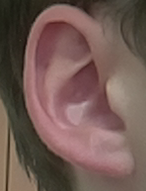
#> input picture auth_data_example/unknown-auth/unknown003.png, 146 x 191 px, given in place of the camera
$ python acquire_ear_dataset.py
#> lines starting #> are read from the running program, lines starting #| are printed output that depends on the picture
import cv2
import os
from os.path import join, dirname, exists
import time

#########################################################################
# SET PARAMETERS
#########################################################################

# set amount of pictures and pictures per step setting
PICTURES  = 80
STEP = 20

STANDARD_DIR = '../../ear_dataset'
GREEN = (0,255,0)


# additional space around the ear to be captured
# 0.1 is tightly around, 0.2 more generous
SCALING_H = 0.05
SCALING_W = 0.2

#########################################################################


#########################################################################
# [INITIAL PROCEDURE OF HEAD TURNING]
#         Initializing ear capture. Turn your head left. Your right ear should then be facing the camera.
#         Look into the camera and slowly turn your head 45 degrees to the left
#         Now look up, keeping the right ear towards the camera.
#         Now look down, keeping the right ear towards the camera.
#########################################################################
# assert PICTURES/10 <= (len(user_instructions))


"""
    These functions can be used to set the camera to a certain resolution.
    The object is expected to be a cv2.VideoCapture() type.
"""
def make_720(object):
    object.set(cv2.CAP_PROP_FRAME_WIDTH, 1280)
    object.set(cv2.CAP_PROP_FRAME_HEIGHT, 720)
def make_540(object):
    object.set(cv2.CAP_PROP_FRAME_WIDTH, 960)
    object.set(cv2.CAP_PROP_FRAME_HEIGHT, 540)
def make_480(object):
    object.set(cv2.CAP_PROP_FRAME_WIDTH, 640)
    object.set(cv2.CAP_PROP_FRAME_HEIGHT, 480)
def make_240(object):
    object.set(cv2.CAP_PROP_FRAME_WIDTH, 320)
    object.set(cv2.CAP_PROP_FRAME_HEIGHT, 240)


""" This function can be used to scale a frame by a certain percentage.

    Args:
        frame: The frame/image
        percent: Percentual Resizing
    Returns:
        The resized frame
"""
def rescale_frame(frame, percent=75):
    width = int(frame.shape[1] * percent/ 100)
    height = int(frame.shape[0] * percent/ 100)
    dim = (width, height)
    return cv2.resize(frame, dim, interpolation = cv2.INTER_AREA)


""" Main function for the detection and saving the ear images,
    If is_authentification is true, the function is used for creating new embeddings which are based on just one image.
    The created files are deleted by the script that is calling this function.

    Args:
        amount_pic: total amount of images
        pic_per_stage: amount of images per position
        is_authentification: boolean if function is used for authentification
"""
def capture_ear_images(amount_pic=PICTURES, pic_per_stage=STEP, is_authentification=False):
    # Dataset directory changes if pictures are for temporal existence
#> called with amount_pic = 80, pic_per_stage = 20, is_authentification = False
    DATASET_DIR = (STANDARD_DIR, '../../auth_dataset')[is_authentification]

    print(  "\n [INFO]\n",
        "------------------------------\n",
        "------------------------------\n",
        "In this process {amount:} pictures will be taken. Throughout the process, the ear should be in different positions.\n".format(amount=PICTURES),
        "Per position the detector will take {step:} continuous shots and will then wait for user interaction to initiate the next position.\n".format(step=STEP),
        "------------------------------\n",
        "------------------------------\n",
        "The detected ear bounding box will have a larger height by {height:.2%} and a larger width by {width:.2%}.\n".format(height=2*SCALING_H, width=2*SCALING_W),
        "------------------------------\n",
        "------------------------------\n",
        "The images will be saved in a folder in the directory '{dir:}'.\n".format(dir=DATASET_DIR),
        "------------------------------\n",
        "------------------------------"
        )

    cap = cv2.VideoCapture(0)
    time.sleep(3.0)
    # open window dimensions
    make_720(cap)

    ear_detector = cv2.CascadeClassifier('../../cascades/haarcascade_mcs_rightear.xml')

    # Set correct folder path and person's name
    if is_authentification:
        '''
          The ear will be saved temporatily as unknown in a folder unknown-auth
          as it is used for verification only. (Function call with is_authentification=true)
          This directory will later be deleted by code in the CALLING script.
        '''
        ear_name = 'unknown'
        appendix = '-auth'
    else:
        '''
            The else-case is for the normal dataset acquiry. A proper name input over the terminal
            is requested.
        '''
        # For each person, enter a new identification name
        print("The format of names should be consistent. (e.g. 'firstname_lastname' only using first three letters of the last name. --> 'max_mus'")
        ear_name = input('\n Enter name end press <return> :\t')
        appendix = ''


    if not exists(DATASET_DIR):
        os.mkdir(DATASET_DIR)

    usr_dir = join(DATASET_DIR, ear_name + appendix)
    if not exists(usr_dir):
        os.mkdir(usr_dir)

    print('Directories created! Start movement to expose the ear.')

    # Initialize individual sampling ear count
    count = 0

    while True:
        # receive image
        ret, frame = cap.read()
#> frame is the input picture: shape (191, 146, 3); mean B, G, R 84.4, 90.9, 115
        # flip video frame horizontally to show it "mirror-like"
        frame = cv2.flip(frame, 1)
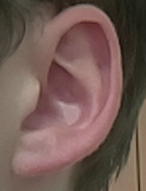
#> frame: shape (191, 146, 3); mean B, G, R 84.4, 90.9, 115
        grey = cv2.cvtColor(frame, cv2.COLOR_BGR2GRAY)
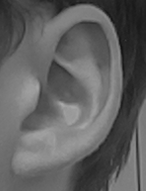
#> grey: shape (191, 146); min 15, max 169, mean 97.3
        rects = ear_detector.detectMultiScale(grey, 1.1, 5)
#> rects = [[23, 10, 99, 164]]

        for (x,y,w,h) in rects:
            # bounding box will be bigger by increasing the scaling
            left = x - int(w * SCALING_W)
            top = y - int(h * SCALING_H)
            right = x + int(w * (1+SCALING_W))
            bottom = y + int(h * (1+SCALING_H))
            cv2.rectangle(frame, (left, top), (right, bottom), color=GREEN, thickness=1)
            count += 1

            cv2.imshow('Frame', frame)

            frame = frame[top+1:bottom, left+1:right] # +1 eliminates rectangle artifacts
            # Re-flip image to original
            frame = cv2.flip(frame, 1)
            # Save the captured image into the datasets folder
            cv2.imwrite(join(usr_dir, (ear_name + "{0:0=3d}".format(count) + ".png")), frame)

            # display after defined set of steps
            if (count%pic_per_stage) == 0 and count != amount_pic:
                print("\n [INFO] Next step commencing... \n")
                print(count)
                input("Reposition your head and press <return> to continue.")
#> this loop made 1 pass
#> (x, y, w, h, left, top, right, bottom) on pass 1: (23, 10, 99, 164, 4, 2, 141, 182)
#> pass 1, in capture_ear_images, `cv2.imshow('Frame', frame)`:
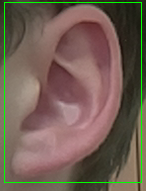
#> window 'Frame': shape (191, 146, 3); mean B, G, R 82.9, 94.9, 113
#> pass 1, in capture_ear_images, `frame = frame[top+1:bottom, left+1:right]`:
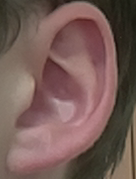
#> frame: shape (179, 136, 3); mean B, G, R 86.4, 92, 118.1
#> pass 1, in capture_ear_images, `frame = cv2.flip(frame, 1)`:
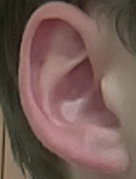
#> frame: shape (179, 136, 3); mean B, G, R 86.4, 92, 118.1
#> after the loop, count = 1


        k = cv2.waitKey(100) & 0xff # Press 'ESC' for exiting video
#> (key Esc is pressed here)
        if k == 27:
            break
        elif count >= amount_pic: # Stop loop when the amount of pictures is collected
            print(count)
            break


    # Close all windows and end camera
    print("\n [INFO] Exiting Program.")
    cap.release()
    cv2.destroyAllWindows()


if __name__=='__main__':
    capture_ear_images()

$ run again, on auth_data_example/unknown-auth/unknown004.png
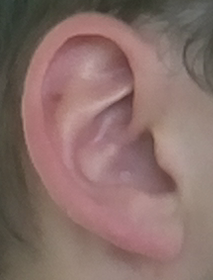
#> input picture auth_data_example/unknown-auth/unknown004.png, 213 x 280 px, given in place of the camera
#> in capture_ear_images, frame is the input picture: shape (280, 213, 3); mean B, G, R 105.7, 111, 137.3
#> in capture_ear_images, `grey = cv2.cvtColor(frame, cv2.COLOR_BGR2GRAY)`:
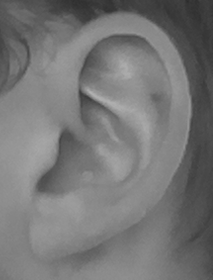
#> grey: shape (280, 213); min 44, max 178, mean 118.2
#> rects = [[34, 20, 144, 241]]
#> the loop in capture_ear_images, `for (x,y,w,h) in rects:` made 1 pass
#> (x, y, w, h, left, top, right, bottom) on pass 1: (34, 20, 144, 241, 6, 8, 206, 273)
#> pass 1, in capture_ear_images, `frame = cv2.flip(frame, 1)`:
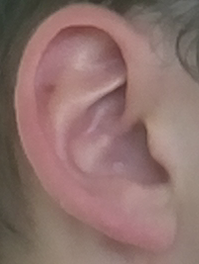
#> frame: shape (264, 199, 3); mean B, G, R 108.8, 113.4, 142.2
#> after the loop in capture_ear_images, `for (x,y,w,h) in rects:`: count = 1

$ run again, on auth_data_example/unknown-auth/unknown005.png
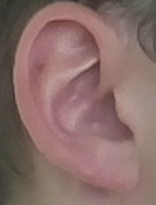
#> input picture auth_data_example/unknown-auth/unknown005.png, 156 x 205 px, given in place of the camera
#> in capture_ear_images, frame is the input picture: shape (205, 156, 3); mean B, G, R 105.5, 109.4, 138.1
#> in capture_ear_images, `grey = cv2.cvtColor(frame, cv2.COLOR_BGR2GRAY)`:
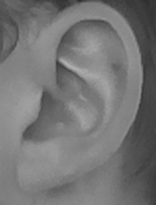
#> grey: shape (205, 156); min 44, max 177, mean 117.5
#> rects = [[22, 13, 106, 177]]
#> the loop in capture_ear_images, `for (x,y,w,h) in rects:` made 1 pass
#> (x, y, w, h, left, top, right, bottom) on pass 1: (22, 13, 106, 177, 1, 5, 149, 198)
#> pass 1, in capture_ear_images, `frame = cv2.flip(frame, 1)`:
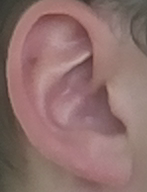
#> frame: shape (192, 147, 3); mean B, G, R 108.9, 112.1, 143.3
#> after the loop in capture_ear_images, `for (x,y,w,h) in rects:`: count = 1
